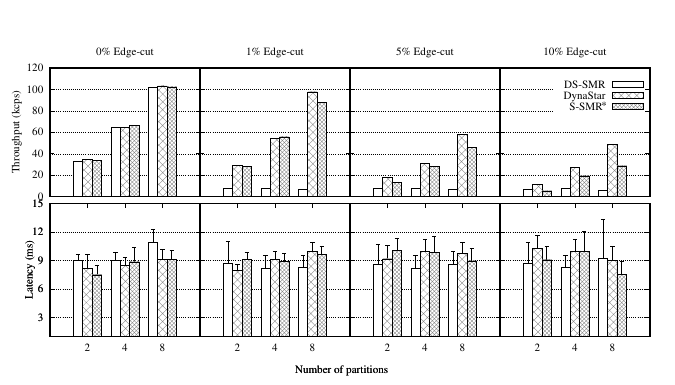

The script that saved this image:
set terminal postscript eps enhanced color solid lw 2 "Times-Roman" 16
set output './social-network-tp-lat.ps'
set size 1.35,1.1
set multiplot
set grid ytics
set style data histogram
set style histogram cluster gap 1
set style fill pattern 0 border rgb "black"
set linetype 1 lc rgb "#888888" lw 1 pt 0
set linetype 2 lc rgb "#888888" lw 1 pt 0

set lmargin at screen 0.1
set rmargin 0
set bmargin 1.2
set size 0.4,0.5
set title "0% Edge-cut"
set origin 0,0.5
set ylabel "Throughput (kcps)" offset 1.5
set yrange [0 : 120]
set ytics 20
unset xtics
plot 'social-network-tp-lat-0.0-edgecut.dat' using 2 fs pattern 0 lc rgb '#888888' notitle, \
        '' using 3 fs pattern 1 lc rgb '#888888' notitle, \
        '' using 4 fs pattern 2 lc rgb '#888888' notitle


set lmargin 0
set rmargin 0
unset ylabel
set title "1% Edge-cut"
set format y ""
set origin 0.4,0.5
set size 0.3,0.5
plot 'social-network-tp-lat-0.01-edgecut.dat' using 2 fs pattern 0 lc rgb '#888888' notitle, \
        '' using 3 fs pattern 1 lc rgb '#888888' notitle, \
        '' using 4 fs pattern 2 lc rgb '#888888' notitle


set lmargin 0
set rmargin 0
set title "5% Edge-cut"
set format y ""
set origin 0.7,0.5
set size 0.3,0.5
plot 'social-network-tp-lat-0.05-edgecut.dat' using 2 fs pattern 0 lc rgb '#888888' notitle, \
        '' using 3 fs pattern 1 lc rgb '#888888' notitle, \
        '' using 4 fs pattern 2 lc rgb '#888888' notitle


set lmargin 0
unset xlabel
set title "Mix"
set bmargin 1.2
set origin 1,0.5
set size 0.3,0.5
set title "10% Edge-cut"
set key at 3,110
plot 'social-network-tp-lat-0.10-edgecut.dat' using 2 fs pattern 0 lc rgb '#888888' notitle, \
        '' using 3 fs pattern 1 lc rgb '#888888' notitle, \
        '' using 4 fs pattern 2 lc rgb '#888888' notitle



#====================================================================================

set key default
unset title
set ylabel "Latency (ms)" offset 5
set style histogram errorbars gap 1 lw 1
set lmargin at screen 0.1;
set rmargin 0
set bmargin 1.2
set origin 0,0.1
set size 0.4,0.45
set ylabel "Latency (ms)" offset 2.5
unset format y
set yrange [1 : 15]
set ytics 3
# set xtics offset 0, 0
# set xrange [0 : 10]
set xtics ( "2" 2, "4" 4, "8" 8)

plot 'social-network-tp-lat-0.0-edgecut.dat' using 5:6:xtic(1) fs pattern 0 lc rgb '#888888' notitle, \
        '' using 7:8:xtic(1) fs pattern 1 lc rgb '#888888' notitle, \
        '' using 9:10:xtic(1) fs pattern 2 lc rgb '#888888' notitle

plot 'social-network-tp-lat-0.0-edgecut.dat' using 5:11 fs pattern 0 lc rgb '#888888' notitle, \
        '' using 7:11 fs pattern 1 lc rgb '#888888' notitle, \
        '' using 9:11 fs pattern 2 lc rgb '#888888' notitle

set lmargin 0
set rmargin 0
unset ylabel
set format y ""
set origin 0.4,0.1
set size 0.3,0.45
plot 'social-network-tp-lat-0.01-edgecut.dat' using 5:6:xtic(1) fs pattern 0 lc rgb '#888888' notitle, \
        '' using 7:8:xtic(1) fs pattern 1 lc rgb '#888888' notitle, \
        '' using 9:10:xtic(1) fs pattern 2 lc rgb '#888888' notitle

plot 'social-network-tp-lat-0.01-edgecut.dat' using 5:11 fs pattern 0 lc rgb '#888888' notitle, \
        '' using 7:11 fs pattern 1 lc rgb '#888888' notitle, \
        '' using 9:11 fs pattern 2 lc rgb '#888888' notitle


set lmargin 0
set rmargin 0
unset ylabel
set format y ""
set origin 0.7,0.1
set size 0.3,0.45
plot 'social-network-tp-lat-0.05-edgecut.dat' using 5:6:xtic(1) fs pattern 0 lc rgb '#888888' notitle, \
        '' using 7:8:xtic(1) fs pattern 1 lc rgb '#888888' notitle, \
        '' using 9:10:xtic(1) fs pattern 2 lc rgb '#888888' notitle

plot 'social-network-tp-lat-0.05-edgecut.dat' using 5:11 fs pattern 0 lc rgb '#888888' notitle, \
        '' using 7:11 fs pattern 1 lc rgb '#888888' notitle, \
        '' using 9:11 fs pattern 2 lc rgb '#888888' notitle


set xlabel "Number of partitions" offset -35,-0.5
set lmargin 0
set bmargin 1.2
set origin 1,0.1
set size 0.3,0.45
plot 'social-network-tp-lat-0.10-edgecut.dat' using 5:6:xtic(1) fs pattern 0 lc rgb '#888888' notitle, \
        '' using 7:8:xtic(1) fs pattern 1 lc rgb '#888888' notitle, \
        '' using 9:10:xtic(1) fs pattern 2 lc rgb '#888888' notitle

plot 'social-network-tp-lat-0.10-edgecut.dat' using 5:11 fs pattern 0 lc rgb '#888888' notitle, \
        '' using 7:11 fs pattern 1 lc rgb '#888888' notitle, \
        '' using 9:11 fs pattern 2 lc rgb '#888888' notitle'